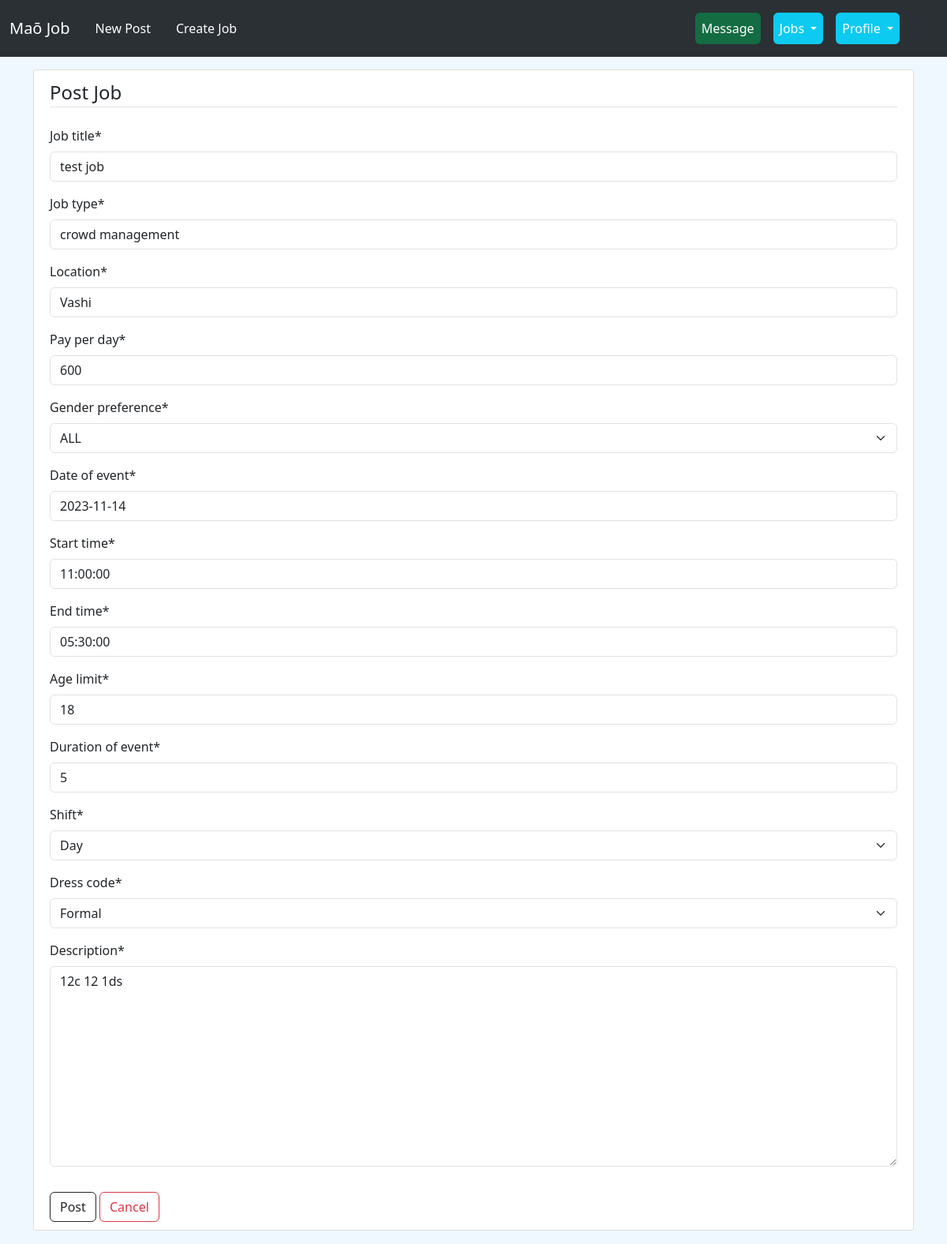
Screenshot of /jobs/9/update/ (signed in) with the database file from the repository.
### jobs/models.py (models this page shows, shortened)
class Jobs(models.Model):
    GENDER_PREFERENCE = [
        ('M','Male'),
        ('F','Female'),
        ('A','ALL'),
    ]
    SHIFT_EVENT = [
        ('D','Day'),
        ('N','Night')
    ]
    DRESS_CODE = [
        ('F','Formal'),
        ('C','Casual')
    ]
    recruiter = models.ForeignKey(User, on_delete=models.CASCADE)
    job_title = models.CharField(max_length=200)
    job_type = models.CharField(max_length=50)
    location = models.CharField(max_length=30)
    pay_per_day = models.IntegerField()
    gender_preference = models.CharField(max_length=1,choices=GENDER_PREFERENCE)
    date_of_event = models.DateField(null=True)
    start_time = models.TimeField()
    end_time = models.TimeField()
    age_limit = models.IntegerField()
    duration_of_event = models.IntegerField()
    shift = models.CharField(max_length=1,choices=SHIFT_EVENT)
    dress_code = models.CharField(max_length=1,choices=DRESS_CODE)
    description = models.TextField()
    class Meta:
        ordering = ['date_of_event']

### jobs/views.py (the view, shortened to what this page needs)
# urls.py: path('jobs/<int:pk>/update/', JobUpdateView.as_view(), name='jobs-update'),
class JobUpdateView(LoginRequiredMixin,UserPassesTestMixin,UpdateView):
    model = Jobs
    fields = ['job_title',
                  'job_type',
                  'location',
                  'pay_per_day',
                  'gender_preference',
                  'date_of_event',
                  'start_time',
                  'end_time',
                  'age_limit',
                  'duration_of_event',
                  'shift',
                  'dress_code',
                  'description']
    def test_func(self):
        job = self.get_object()
        return self.request.user == job.recruiter

### jobs/templates/jobs/jobs_form.html (shortened to what this page needs)
{% extends "blog/base.html" %}
{%load crispy_forms_tags %}
{%block content%}
    <div class="content-section">
        <form method="POST">
            <fieldset class="form-group">
                <legend class="border-bottom mb-4">Post Job</legend>
                {{form|crispy}}
            </fieldset>
            <div class="form-group">
                <button class="btn btn-outline-dark mt-3" type="submit">Post</button>
                <a class="btn btn-outline-danger mt-3" href="{%url 'jobs-list'  %}">Cancel</a>
            </div>
        </form>
    </div>
{%endblock%}

### blog/static/blog/main.css (style rules this page uses)
body { background: #1f0061; color: #ffffff; margin-top: 5rem; }
.content-section { background: #ffffff; padding: 10px 20px; border: 1px solid #dddddd; border-radius: 3px; margin-bottom: 20px; }

### rows the page displays
Jobs: job_title "test job", job_type "crowd management", location "Vashi", pay_per_day "600", gender_preference "ALL", date_of_event "2023-11-14", start_time "11:00:00", end_time "05:30:00", age_limit "18", duration_of_event "5", shift "Day", dress_code "Formal", description "12c 12 1ds"
